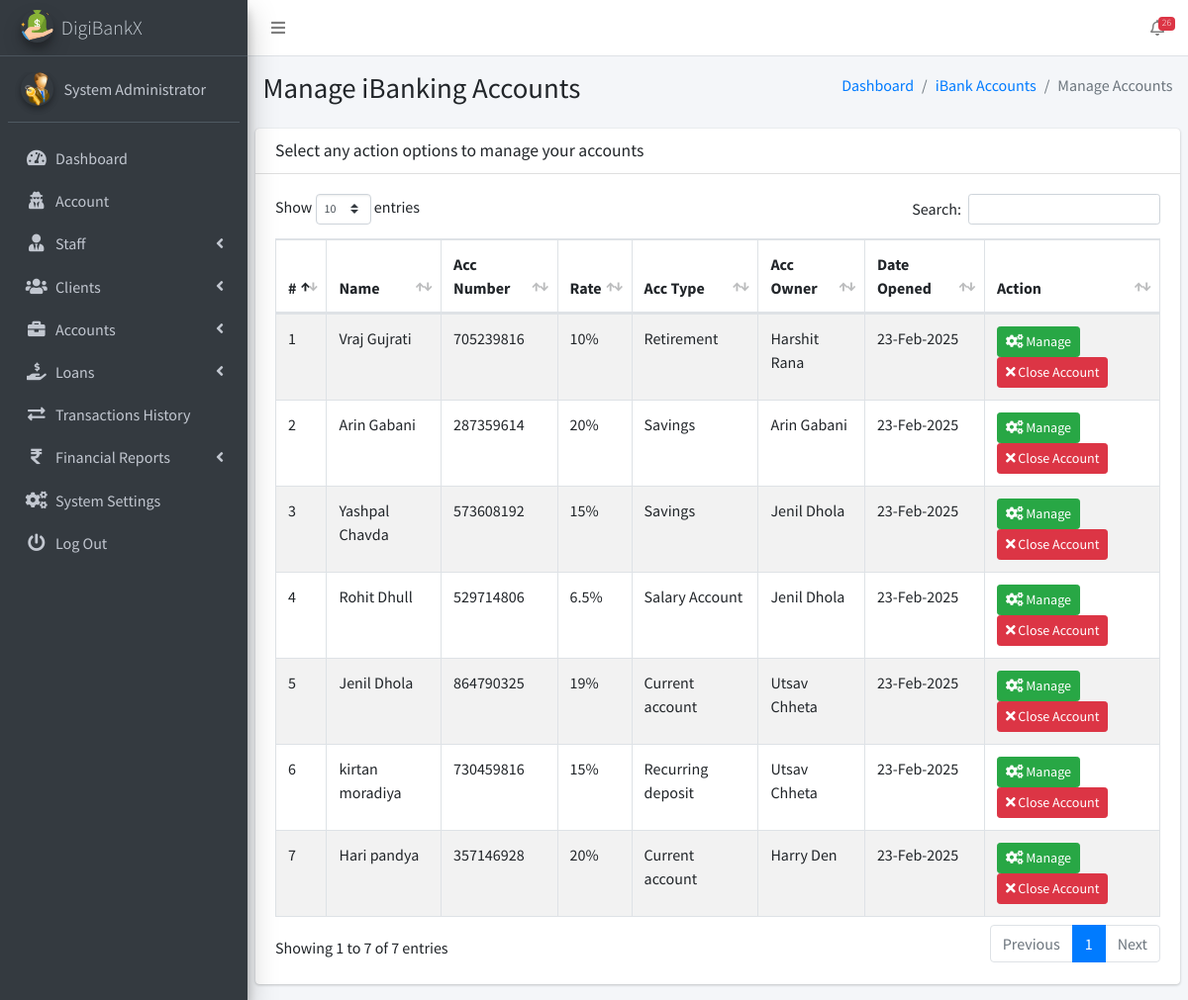
Page /admin/pages_manage_acc_openings.php (signed in) on the committed database.
### tables this page shows
CREATE TABLE `ib_systemsettings` (
  `id` int(20) NOT NULL,
  `sys_name` longtext NOT NULL,
  `sys_tagline` longtext NOT NULL,
  `sys_logo` varchar(200) NOT NULL,
  `is_active` tinyint(1) NOT NULL DEFAULT 1
);

CREATE TABLE `ib_admin` (
  `admin_id` int(11) NOT NULL,
  `name` varchar(200) NOT NULL,
  `email` varchar(200) NOT NULL,
  `number` varchar(200) NOT NULL,
  `password` varchar(200) NOT NULL,
  `profile_pic` varchar(200) NOT NULL,
  `is_active` tinyint(1) NOT NULL DEFAULT 1,
  `otp` varchar(6) DEFAULT NULL,
  `otp_expiry` datetime DEFAULT NULL
);

CREATE TABLE `ib_bankaccounts` (
  `account_id` int(20) NOT NULL,
  `acc_name` varchar(200) NOT NULL,
  `account_number` varchar(200) NOT NULL,
  `acc_type` varchar(200) NOT NULL,
  `acc_rates` varchar(200) NOT NULL,
  `acc_status` varchar(200) NOT NULL,
  `acc_amount` decimal(10,2) NOT NULL,
  `client_id` int(10) UNSIGNED DEFAULT NULL,
  `created_at` timestamp(6) NOT NULL DEFAULT current_timestamp(6) ON UPDATE current_timestamp(6),
  `is_active` tinyint(1) NOT NULL DEFAULT 1
);

CREATE TABLE `ib_clients` (
  `client_id` int(10) UNSIGNED NOT NULL,
  `name` varchar(200) NOT NULL,
  `phone` varchar(200) NOT NULL,
  `address` varchar(200) NOT NULL,
  `email` varchar(200) NOT NULL,
  `password` varchar(200) NOT NULL,
  `profile_pic` varchar(200) NOT NULL,
  `client_number` varchar(200) NOT NULL,
  `is_active` tinyint(1) NOT NULL DEFAULT 1,
  `otp` varchar(10) DEFAULT NULL,
  `otp_expiry` datetime DEFAULT NULL
);

### admin/pages_manage_acc_openings.php (the view, shortened to what this page needs)
<?php
include('conf/config.php');
?>
<!DOCTYPE html>
<html>
<?php include("dist/_partials/head.php"); ?>
<body class="hold-transition sidebar-mini layout-fixed layout-navbar-fixed">
    <div class="wrapper">
        <?php include("dist/_partials/nav.php"); ?>
        <?php include("dist/_partials/sidebar.php"); ?>
        <div class="content-wrapper">
            <section class="content-header">
                <div class="container-fluid">
                    <div class="row mb-2">
                        <div class="col-sm-6">
                            <h1>Manage iBanking Accounts</h1>
                        </div>
                        <div class="col-sm-6">
                            <ol class="breadcrumb float-sm-right">
                                <li class="breadcrumb-item"><a href="pages_dashboard.php">Dashboard</a></li>
                                <li class="breadcrumb-item"><a href="pages_manage_acc_openings.php">iBank Accounts</a></li>
                                <li class="breadcrumb-item active">Manage Accounts</li>
                            </ol>
                        </div>
                    </div>
                </div>
            </section>
            <section class="content">
                <div class="row">
                    <div class="col-12">
                        <div class="card">
                            <div class="card-header">
                                <h3 class="card-title">Select any action options to manage your accounts</h3>
                            </div>
                            <div class="card-body">
                                <table id="example1" class="table table-hover table-bordered table-striped">
                                    <thead>
                                        <tr>
                                            <th>#</th>
                                            <th>Name</th>
                                            <th>Acc Number</th>
                                            <th>Rate</th>
                                            <th>Acc Type</th>
                                            <th>Acc Owner</th>
                                            <th>Date Opened</th>
                                            <th>Action</th>
                                        </tr>
                                    </thead>
                                    <tbody>
                                        <?php
                                        $ret = "SELECT
                                                    b.*,
                                                    c.name AS client_name
                                                FROM iB_bankAccounts b
                                                LEFT JOIN ib_clients c ON b.client_id = c.client_id
                                                ORDER BY RAND()";
                                        $stmt = $mysqli->prepare($ret);
                                        $stmt->execute();
                                        $res = $stmt->get_result();
                                        $cnt = 1;
                                        while ($row = $res->fetch_object()) {
                                            $dateOpened = $row->created_at ?? 'N/A';
                                        ?>
                                            <tr>
                                                <td><?php echo $cnt; ?></td>
                                                <td><?php echo htmlspecialchars($row->acc_name ?? 'N/A'); ?></td>
                                                <td><?php echo htmlspecialchars($row->account_number ?? 'N/A'); ?></td>
                                                <td><?php echo htmlspecialchars($row->acc_rates ?? '0.00'); ?>%</td>
                                                <td><?php echo htmlspecialchars($row->acc_type ?? 'N/A'); ?></td>
                                                <td><?php echo isset($row->client_name) ? htmlspecialchars($row->client_name) : 'N/A'; ?></td>
                                                <td><?php echo $dateOpened !== 'N/A' ? date("d-M-Y", strtotime($dateOpened)) : 'N/A'; ?></td>
                                                <td>
                                                    <a class="btn btn-success btn-sm" href="pages_update_client_accounts.php?account_id=<?php echo $row->account_id; ?>">
                                                        <i class="fas fa-cogs"></i> Manage
                                                    </a>
                                                    <a class="btn btn-danger btn-sm" href="pages_manage_acc_openings.php?deleteBankAcc=<?php echo $row->account_id; ?>">
                                                        <i class="fas fa-times"></i> Close Account
                                                    </a>
                                                </td>
                                            </tr>
                                        <?php $cnt++; } ?>
                                    </tbody>
                                </table>
                            </div>
                        </div>
                    </div>
                </div>
            </section>
        </div>
    </div>
</body>
</html>

### admin/dist/_partials/sidebar.php (shortened to what this page needs)
<aside class="main-sidebar sidebar-dark-primary elevation-4">
    <?php
    $admin_id = $_SESSION['admin_id'];
    $query = "SELECT * FROM iB_admin WHERE admin_id = ?";
    $stmt = $mysqli->prepare($query);
    $stmt->bind_param('i', $admin_id);
    $stmt->execute();
    $res = $stmt->get_result();
    while ($row = $res->fetch_object()) {
        $profile_picture = empty($row->profile_pic)
            ? "<img src='dist/img/user_icon.png' class='img-circle elevation-2' alt='User Image'>"
            : "<img src='dist/img/$row->profile_pic' class='img-circle elevation-2' alt='User Image'>";
        $sys_query = "SELECT * FROM iB_SystemSettings";
        $stmt = $mysqli->prepare($sys_query);
        $stmt->execute();
        $sys_res = $stmt->get_result();
        while ($sys = $sys_res->fetch_object()) {
            ?>
            <a href="pages_dashboard.php" class="brand-link text-light">
                <img src="dist/img/<?php echo $sys->sys_logo; ?>" alt="Logo" class="brand-image img-circle elevation-3">
                <span class="brand-text font-weight-light"><?php echo $sys->sys_name; ?></span>
            </a>
            <div class="sidebar">
                <div class="user-panel mt-3 pb-3 mb-3 d-flex">
                    <div class="image"><?php echo $profile_picture; ?></div>
                    <div class="info">
                        <a href="#" class="d-block"><?php echo $row->name; ?></a>
                    </div>
                </div>
                <nav class="mt-2">
                    <ul class="nav nav-pills nav-sidebar flex-column" data-widget="treeview" role="menu">
                        <li class="nav-item">
                            <a href="pages_dashboard.php" class="nav-link">
                                <i class="nav-icon fas fa-tachometer-alt"></i>
                                <p>Dashboard</p>
                            </a>
                        </li>
                        <li class="nav-item">
                            <a href="pages_account.php" class="nav-link">
                                <i class="nav-icon fas fa-user-secret"></i>
                                <p>Account</p>
                            </a>
                        </li>
                        <li class="nav-item has-treeview">
                            <a href="#" class="nav-link">
                                <i class="nav-icon fas fa-user-tie"></i>
                                <p>Staff <i class="fas fa-angle-left right"></i></p>
                            </a>
                        </li>
                        <li class="nav-item has-treeview">
                            <a href="#" class="nav-link">
                                <i class="nav-icon fas fa-users"></i>
                                <p>Clients <i class="fas fa-angle-left right"></i></p>
                            </a>
                        </li>
                        <li class="nav-item has-treeview">
                            <a href="#" class="nav-link">
                                <i class="nav-icon fas fa-briefcase"></i>
                                <p>Accounts <i class="fas fa-angle-left right"></i></p>
                            </a>
                        </li>
                        <li class="nav-item has-treeview">
                            <a href="#" class="nav-link">
                                <i class="nav-icon fas fa-hand-holding-usd"></i>
                                <p>
                                    Loans
                                    <i class="fas fa-angle-left right"></i>
                                </p>
                            </a>
                        </li>
                        <li class="nav-item">
                            <a href="pages_transactions_engine.php" class="nav-link">
                                <i class="nav-icon fas fa-exchange-alt"></i>
                                <p>Transactions History</p>
                            </a>
                        </li>
                        <li class="nav-item has-treeview">
                            <a href="#" class="nav-link">
                                <i class="nav-icon fas fa-rupee-sign"></i>
                                <p>Financial Reports <i class="fas fa-angle-left right"></i></p>
                            </a>
                        </li>
                        <li class="nav-item">
                            <a href="pages_system_settings.php" class="nav-link">
                                <i class="nav-icon fas fa-cogs"></i>
                                <p>System Settings</p>
                            </a>
                        </li>
                        <li class="nav-item">
                            <a href="pages_logout.php" class="nav-link">
                                <i class="nav-icon fas fa-power-off"></i>
                                <p>Log Out</p>
                            </a>
                        </li>
                    </ul>
                </nav>
            </div>
        </aside>
    <?php }
    } ?>

### rows in the picture
ib_admin: name "System Administrator"
ib_systemsettings: sys_logo (picture), sys_name "DigiBankX", ib_admin.profile_pic (picture)
ib_bankaccounts: acc_name "Vraj Gujrati", account_number "705239816", acc_rates "10", acc_type "Retirement", client.name "Harshit Rana", created_at "23-Feb-2025"
ib_bankaccounts: acc_name "Arin Gabani", account_number "287359614", acc_rates "20", acc_type "Savings", client.name "Arin Gabani", created_at "23-Feb-2025"
ib_bankaccounts: acc_name "Yashpal Chavda", account_number "573608192", acc_rates "15", acc_type "Savings", client.name "Jenil Dhola", created_at "23-Feb-2025"
ib_bankaccounts: acc_name "Rohit Dhull", account_number "529714806", acc_rates "6.5", acc_type "Salary Account", client.name "Jenil Dhola", created_at "23-Feb-2025"
ib_bankaccounts: acc_name "Jenil Dhola", account_number "864790325", acc_rates "19", acc_type "Current account", client.name "Utsav Chheta", created_at "23-Feb-2025"
ib_bankaccounts: acc_name "kirtan moradiya", account_number "730459816", acc_rates "15", acc_type "Recurring deposit", client.name "Utsav Chheta", created_at "23-Feb-2025"
ib_bankaccounts: acc_name "Hari pandya", account_number "357146928", acc_rates "20", acc_type "Current account", client.name "Harry Den", created_at "23-Feb-2025"

### other values in the picture
$ntf "26"
